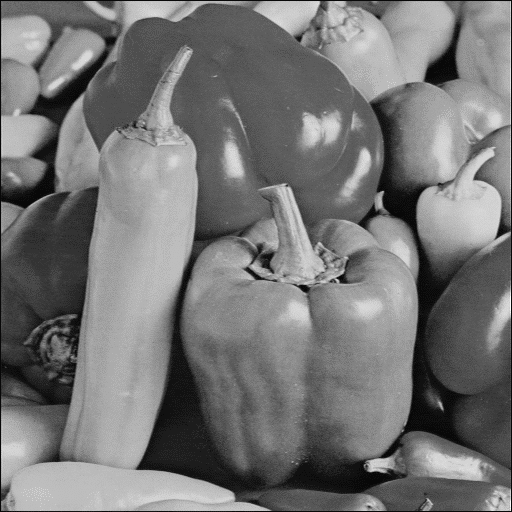
%> input picture DFT/peppers.pgm, 512 x 512 px
$ octave isp61.m   (GNU Octave 9; MATLAB toolbox functions it lacks are replaced by stand-ins)
%> lines starting %> are read from the running program, lines starting %| are printed output that depends on the picture
x=imread('peppers.pgm');
%> x is the input picture: size 512x512 uint8; min 8, max 250, mean 117.1
[M,N]=size(x);
%> M = 512; N = 512
x=double(x);
%> x: size 512x512 double
X=zeros(M,N);
X=double(X);
A=zeros(M,N);
A=double(A);
% [11 lines of commented-out code are left out]

for l=1:M
    A(l,:)=fft(x(l,:));
end
for l=1:N
    X(:,l)=(1/N)*fft(A(:,l));
end
figure(1)
imshow(uint8(abs(X)))
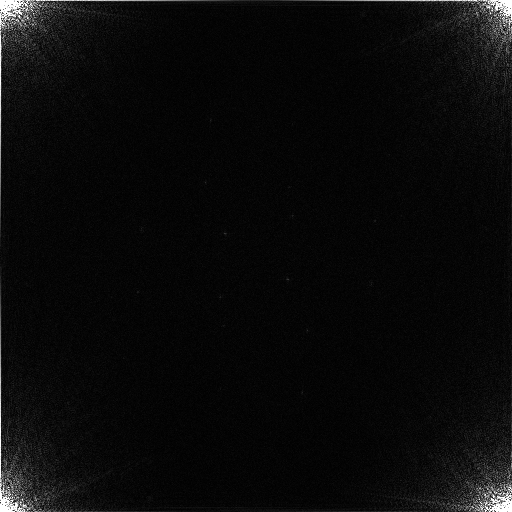
%> displayed picture: size 512x512, on the screen's scale of 0 to 255; min 0, max 255, mean 10.2

A(1:256,1:256)=X(257:512,257:512);
A(257:512,257:512)=X(1:256,1:256);
A(1:256,257:512)=X(257:512,1:256);
A(257:512,1:256)=X(1:256,257:512);
%mesh(abs(A))

figure(2)
imshow(uint8(abs(A)))
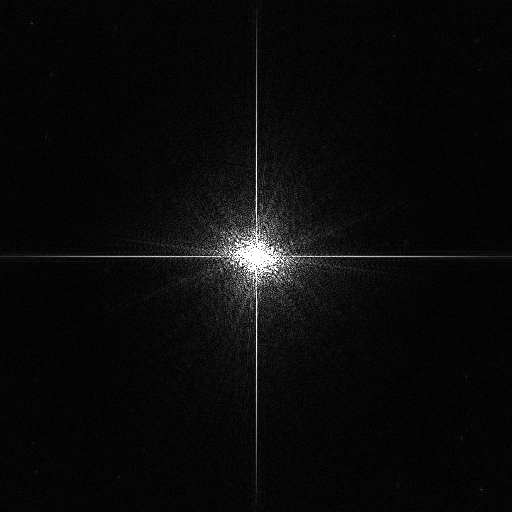
%> displayed picture: size 512x512, on the screen's scale of 0 to 255; min 0, max 255, mean 10.2; mean of the top-left, top-right, bottom-left and bottom-right quarters 9.8, 10, 10, 11.1
